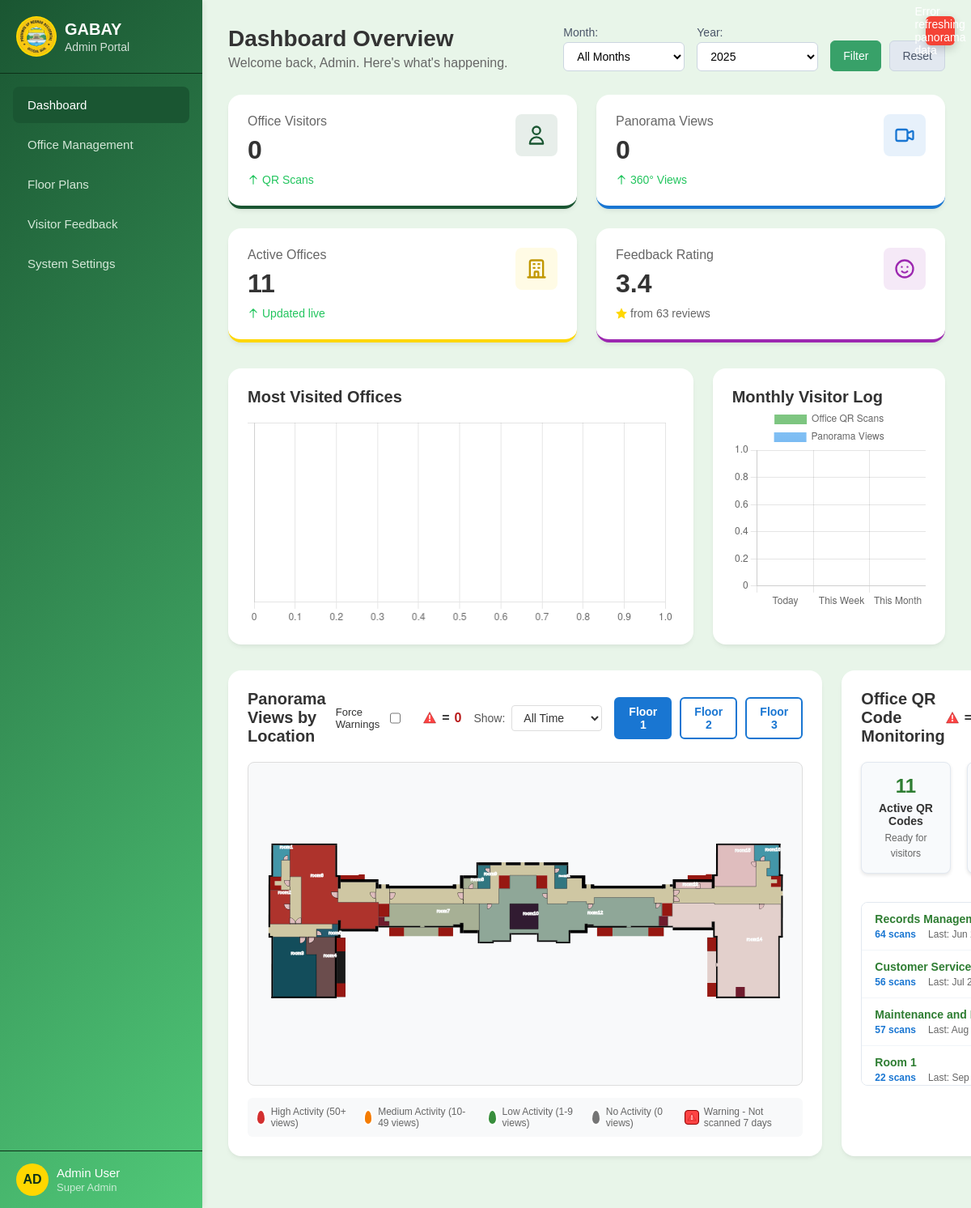
Page /home.php?month=2025-09-23 10:06:57 on the earlier database version.
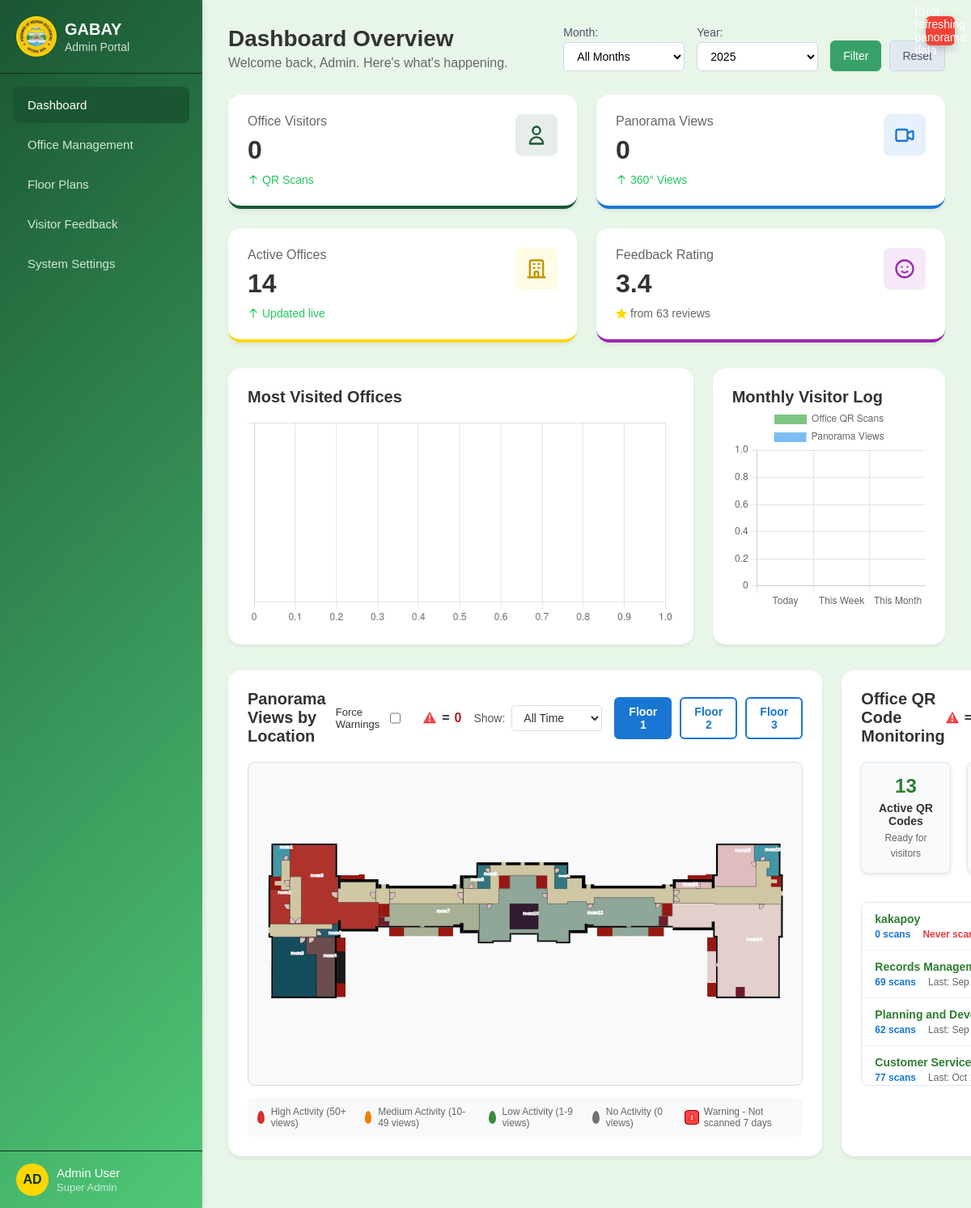
Same page on the later database version.
### tables this page shows
CREATE TABLE `offices` (
  `id` int(11) NOT NULL,
  `name` varchar(100) NOT NULL,
  `details` text DEFAULT NULL,
  `contact` varchar(100) DEFAULT NULL,
  `location` varchar(150) DEFAULT NULL,
  `services` text DEFAULT NULL,
  `created_at` timestamp NOT NULL DEFAULT current_timestamp(),
  `status` enum('active','inactive') NOT NULL DEFAULT 'active',
  `created_by` int(11) DEFAULT NULL
);

### home.php (the view, shortened to what the changed rows need)
<?php
include 'connect_db.php';
$officeQrMonitoringStmt = $connect->prepare("
    SELECT
        o.id as office_id,
        o.name as office_name,
        o.location as room_location,
        qc.is_active,
        COUNT(qsl.id) as total_scans,
        MAX(qsl.check_in_time) as last_scanned_at,
        COALESCE(
            CASE
                WHEN MAX(qsl.check_in_time) IS NULL THEN 999
                ELSE DATEDIFF(NOW(), MAX(qsl.check_in_time))
            END, 999
        ) as days_since_last_scan
    FROM offices o
    LEFT JOIN qrcode_info qc ON o.id = qc.office_id
    LEFT JOIN qr_scan_logs qsl ON o.id = qsl.office_id
    WHERE qc.office_id IS NOT NULL
    GROUP BY o.id, o.name, o.location, qc.is_active
    ORDER BY days_since_last_scan DESC, total_scans DESC
");
$officeQrMonitoringStmt->execute();
$officeQrMonitoringData = $officeQrMonitoringStmt->fetchAll(PDO::FETCH_ASSOC);
$activeQrCount = count(array_filter($officeQrMonitoringData, fn($office) => $office['is_active'] == 1));
?>
<!DOCTYPE html>
<html lang="en">
<head>
  <link rel="stylesheet" href="home.css" />
  <link rel="stylesheet" href="https://cdnjs.cloudflare.com/ajax/libs/font-awesome/4.7.0/css/font-awesome.min.css">
  <link rel="stylesheet" href="mobileNav.css" />
    <link rel="stylesheet" href="filter-styles.css">
</head>
<body>
  <div class="container">
    <aside class="sidebar">
      <div class="sidebar-header">
        <div>
          <h1>GABAY</h1>
        </div>
      </div>
    </aside>
    <main class="main-content">
      <header class="header">
        <div>
          <h2>Dashboard Overview</h2>
        </div>
      </header>
      <section class="cards">
  <div class="card yellow">
    <div class="card-left">
      <p>Active Offices</p>
      <h3>
        <?php
          $officeCountStmt = $connect->query("SELECT COUNT(*) FROM offices WHERE status = 'active'");
          echo $officeCountStmt->fetchColumn();
        ?>
      </h3>
      <span class="growth">
        <svg class="growth-icon" xmlns="http://www.w3.org/2000/svg" viewBox="0 0 24 24" fill="none" stroke="currentColor">
          <path stroke-linecap="round" stroke-linejoin="round" stroke-width="2" d="M5 10l7-7m0 0l7 7m-7-7v18" />
        </svg>
        Updated live
      </span>
    </div>
  </div>
</section>
<section class="content-area">
  <div class="actions-panel">
    <div class="office-qr-monitoring-container">
      <div class="office-qr-stats">
        <div class="stat-item">
          <h4><?php echo $activeQrCount; ?></h4>
          <p>Active QR Codes</p>
          <small>Ready for visitors</small>
        </div>
      </div>
      <div class="office-qr-list" id="office-qr-list">
        <?php foreach ($officeQrMonitoringData as $office): ?>
          <div class="office-qr-item"
               data-status="<?php echo $office['is_active'] ? 'active' : 'inactive'; ?>"
               data-days="<?php echo $office['days_since_last_scan']; ?>"
               data-scanned="<?php echo $office['last_scanned_at'] ? 'yes' : 'no'; ?>">
            <div class="office-qr-info">
              <div class="office-name">
                <strong><?php echo htmlspecialchars($office['office_name']); ?></strong>
              </div>
              <div class="scan-stats">
                <span class="scan-count"><?php echo $office['total_scans']; ?> scans</span>
                <?php if ($office['last_scanned_at']): ?>
                  <span class="last-scan">Last: <?php echo date('M j, Y', strtotime($office['last_scanned_at'])); ?></span>
                <?php else: ?>
                  <span class="last-scan never">Never scanned</span>
                <?php endif; ?>
              </div>
            </div>
          </div>
        <?php endforeach; ?>
      </div>
    </div>
  </div>
</section>
    </main>
  </div>
</body>
</html>

Differences in the rows shown:
no longer on this page (row unchanged): offices: name "Maintenance and…", total_scans "57", last_scanned_at "Aug…"
removed offices: name "Room 1", total_scans "22", last_scanned_at "Sep…"
added offices: name "kakapoy", total_scans "0", shows "Never…"
computed for offices "Records…": total_scans "64" → "69"; last_scanned_at "Jun…" → "Sep…"
now on this page (row unchanged): offices: name "Planning and…", total_scans "62", last_scanned_at "Sep…"
computed for offices "Customer Service": total_scans "56" → "77"; last_scanned_at "Jul…" → "Oct…"
Other differences:
$officeCountStmt->fetchColumn(): "11" → "14"
$activeQrCount: "11" → "13"
